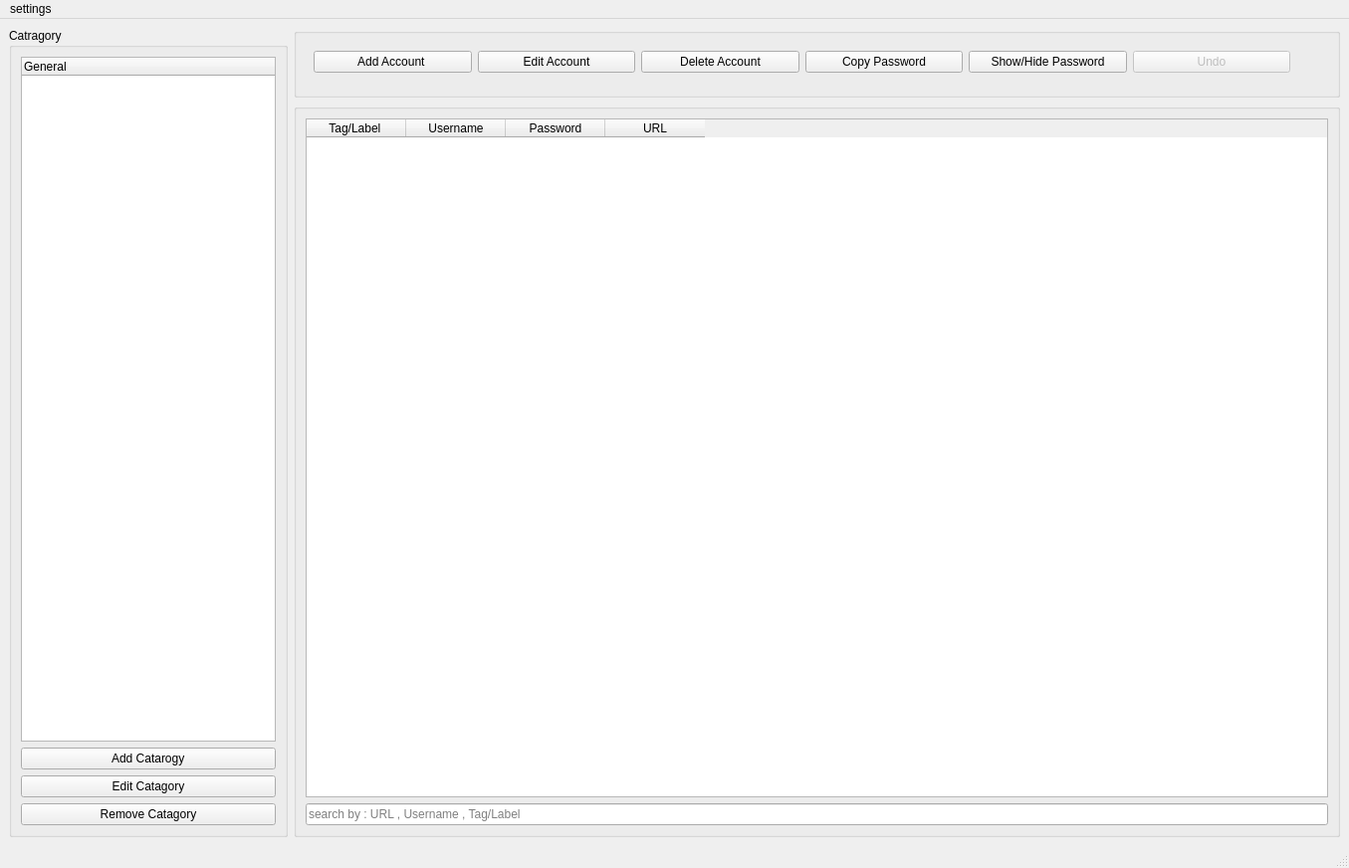
<?xml version="1.0" encoding="UTF-8"?>
<ui version="4.0">
 <class>MainWindow</class>
 <widget class="QMainWindow" name="MainWindow">
  <property name="geometry">
   <rect>
    <x>0</x>
    <y>0</y>
    <width>1355</width>
    <height>872</height>
   </rect>
  </property>
  <property name="windowTitle">
   <string>MainWindow</string>
  </property>
  <widget class="QWidget" name="centralwidget">
   <layout class="QGridLayout" name="gridLayout_2">
    <item row="0" column="0">
     <layout class="QHBoxLayout" name="horizontalLayout">
      <item>
       <widget class="QGroupBox" name="groupBox">
        <property name="enabled">
         <bool>true</bool>
        </property>
        <property name="sizePolicy">
         <sizepolicy hsizetype="Fixed" vsizetype="Preferred">
          <horstretch>0</horstretch>
          <verstretch>0</verstretch>
         </sizepolicy>
        </property>
        <property name="title">
         <string>Catragory</string>
        </property>
        <layout class="QGridLayout" name="gridLayout">
         <item row="0" column="0">
          <widget class="QTreeWidget" name="treeWidget">
           <column>
            <property name="text">
             <string notr="true">General</string>
            </property>
           </column>
          </widget>
         </item>
         <item row="1" column="0">
          <widget class="QPushButton" name="AddCatgory_btn">
           <property name="toolTip">
            <string>&lt;html&gt;&lt;head/&gt;&lt;body&gt;&lt;p&gt;&lt;span style=&quot; font-size:10pt;&quot;&gt;Add catagories from here&lt;/span&gt; (you can't name two catagories with the same name)&lt;/p&gt;&lt;/body&gt;&lt;/html&gt;</string>
           </property>
           <property name="text">
            <string> Add Catarogy </string>
           </property>
          </widget>
         </item>
         <item row="2" column="0">
          <widget class="QPushButton" name="EditCatagory_btn">
           <property name="toolTip">
            <string>&lt;html&gt;&lt;head/&gt;&lt;body&gt;&lt;p&gt;&lt;span style=&quot; font-size:10pt;&quot;&gt;select catagory to edit&lt;/span&gt; (you can't name two catagories with the same name)&lt;/p&gt;&lt;/body&gt;&lt;/html&gt;</string>
           </property>
           <property name="text">
            <string>Edit Catagory</string>
           </property>
          </widget>
         </item>
         <item row="3" column="0">
          <widget class="QPushButton" name="RemoveCatgory_btn">
           <property name="toolTip">
            <string>&lt;html&gt;&lt;head/&gt;&lt;body&gt;&lt;p&gt;&lt;span style=&quot; font-size:10pt;&quot;&gt;select catagory to delete&lt;/span&gt;&lt;/p&gt;&lt;/body&gt;&lt;/html&gt;</string>
           </property>
           <property name="text">
            <string>Remove Catagory</string>
           </property>
          </widget>
         </item>
        </layout>
       </widget>
      </item>
      <item>
       <layout class="QVBoxLayout" name="verticalLayout">
        <item>
         <widget class="QGroupBox" name="groupBox_2">
          <property name="sizePolicy">
           <sizepolicy hsizetype="Minimum" vsizetype="Maximum">
            <horstretch>0</horstretch>
            <verstretch>0</verstretch>
           </sizepolicy>
          </property>
          <property name="minimumSize">
           <size>
            <width>3</width>
            <height>70</height>
           </size>
          </property>
          <property name="title">
           <string/>
          </property>
          <widget class="QWidget" name="layoutWidget">
           <property name="geometry">
            <rect>
             <x>20</x>
             <y>14</y>
             <width>981</width>
             <height>41</height>
            </rect>
           </property>
           <layout class="QHBoxLayout" name="horizontalLayout_2">
            <item>
             <widget class="QPushButton" name="AddAccount_btn">
              <property name="toolTip">
               <string>&lt;html&gt;&lt;head/&gt;&lt;body&gt;&lt;p&gt;&lt;span style=&quot; font-size:10pt;&quot;&gt;choose a catagory then add an account from here &lt;/span&gt;&lt;/p&gt;&lt;/body&gt;&lt;/html&gt;</string>
              </property>
              <property name="text">
               <string>Add Account </string>
              </property>
             </widget>
            </item>
            <item>
             <widget class="QPushButton" name="EditAccount_btn">
              <property name="toolTip">
               <string>&lt;html&gt;&lt;head/&gt;&lt;body&gt;&lt;p&gt;&lt;span style=&quot; font-size:10pt;&quot;&gt;choose an account to edit &lt;/span&gt;(you can see notes for the account from here)&lt;/p&gt;&lt;/body&gt;&lt;/html&gt;</string>
              </property>
              <property name="text">
               <string>Edit Account</string>
              </property>
             </widget>
            </item>
            <item>
             <widget class="QPushButton" name="DelteAccount_btn">
              <property name="toolTip">
               <string>&lt;html&gt;&lt;head/&gt;&lt;body&gt;&lt;p&gt;&lt;span style=&quot; font-size:10pt;&quot;&gt;choose the account to delete&lt;/span&gt; (you can undo after deleteing)&lt;/p&gt;&lt;/body&gt;&lt;/html&gt;</string>
              </property>
              <property name="text">
               <string>Delete Account</string>
              </property>
             </widget>
            </item>
            <item>
             <widget class="QPushButton" name="CopyPassword">
              <property name="toolTip">
               <string>&lt;html&gt;&lt;head/&gt;&lt;body&gt;&lt;p&gt;&lt;span style=&quot; font-size:10pt;&quot;&gt;the password will be in your clipboared&lt;/span&gt;&lt;/p&gt;&lt;/body&gt;&lt;/html&gt;</string>
              </property>
              <property name="text">
               <string>Copy Password</string>
              </property>
             </widget>
            </item>
            <item>
             <widget class="QPushButton" name="ShowPassword">
              <property name="toolTip">
               <string>&lt;html&gt;&lt;head/&gt;&lt;body&gt;&lt;p&gt;&lt;span style=&quot; font-size:10pt;&quot;&gt;select the password to show it&lt;/span&gt; (you can hide it again after showing it )&lt;/p&gt;&lt;/body&gt;&lt;/html&gt;</string>
              </property>
              <property name="text">
               <string>Show/Hide Password</string>
              </property>
             </widget>
            </item>
            <item>
             <widget class="QPushButton" name="Undo">
              <property name="enabled">
               <bool>false</bool>
              </property>
              <property name="text">
               <string>Undo</string>
              </property>
              <property name="autoDefault">
               <bool>false</bool>
              </property>
             </widget>
            </item>
           </layout>
          </widget>
         </widget>
        </item>
        <item>
         <widget class="QGroupBox" name="groupBox_3">
          <property name="sizePolicy">
           <sizepolicy hsizetype="Preferred" vsizetype="Preferred">
            <horstretch>0</horstretch>
            <verstretch>0</verstretch>
           </sizepolicy>
          </property>
          <property name="title">
           <string/>
          </property>
          <layout class="QGridLayout" name="gridLayout_3">
           <item row="0" column="0">
            <widget class="QTableWidget" name="tableWidget">
             <property name="enabled">
              <bool>true</bool>
             </property>
             <property name="showGrid">
              <bool>true</bool>
             </property>
             <property name="gridStyle">
              <enum>Qt::SolidLine</enum>
             </property>
             <property name="rowCount">
              <number>0</number>
             </property>
             <column>
              <property name="text">
               <string>Tag/Label </string>
              </property>
             </column>
             <column>
              <property name="text">
               <string>Username</string>
              </property>
             </column>
             <column>
              <property name="text">
               <string>Password</string>
              </property>
             </column>
             <column>
              <property name="text">
               <string>URL</string>
              </property>
             </column>
            </widget>
           </item>
           <item row="1" column="0">
            <widget class="QLineEdit" name="lineEdit">
             <property name="toolTip">
              <string>&lt;html&gt;&lt;head/&gt;&lt;body&gt;&lt;p&gt;search by : url , username , tag&lt;/p&gt;&lt;/body&gt;&lt;/html&gt;</string>
             </property>
             <property name="whatsThis">
              <string>&lt;html&gt;&lt;head/&gt;&lt;body&gt;&lt;p&gt;search by : url , user , tag&lt;/p&gt;&lt;/body&gt;&lt;/html&gt;</string>
             </property>
             <property name="styleSheet">
              <string notr="true"/>
             </property>
             <property name="text">
              <string/>
             </property>
             <property name="readOnly">
              <bool>false</bool>
             </property>
             <property name="placeholderText">
              <string>search by : URL , Username , Tag/Label</string>
             </property>
            </widget>
           </item>
          </layout>
         </widget>
        </item>
       </layout>
      </item>
     </layout>
    </item>
   </layout>
  </widget>
  <widget class="QMenuBar" name="menubar">
   <property name="geometry">
    <rect>
     <x>0</x>
     <y>0</y>
     <width>1355</width>
     <height>21</height>
    </rect>
   </property>
   <widget class="QMenu" name="menusettings">
    <property name="title">
     <string>settings </string>
    </property>
    <addaction name="actionlog_out"/>
    <addaction name="actionExist"/>
    <addaction name="separator"/>
    <addaction name="actiondelete_the_user"/>
   </widget>
   <addaction name="menusettings"/>
  </widget>
  <widget class="QStatusBar" name="statusbar"/>
  <action name="actionsave">
   <property name="text">
    <string>save</string>
   </property>
  </action>
  <action name="actionsave_as">
   <property name="text">
    <string>save as</string>
   </property>
  </action>
  <action name="actionlog_out">
   <property name="text">
    <string>Log out</string>
   </property>
  </action>
  <action name="actionExist">
   <property name="text">
    <string>Exist</string>
   </property>
  </action>
  <action name="actiondelete_the_user">
   <property name="text">
    <string>Delete the user</string>
   </property>
  </action>
 </widget>
 <resources/>
 <connections/>
</ui>
